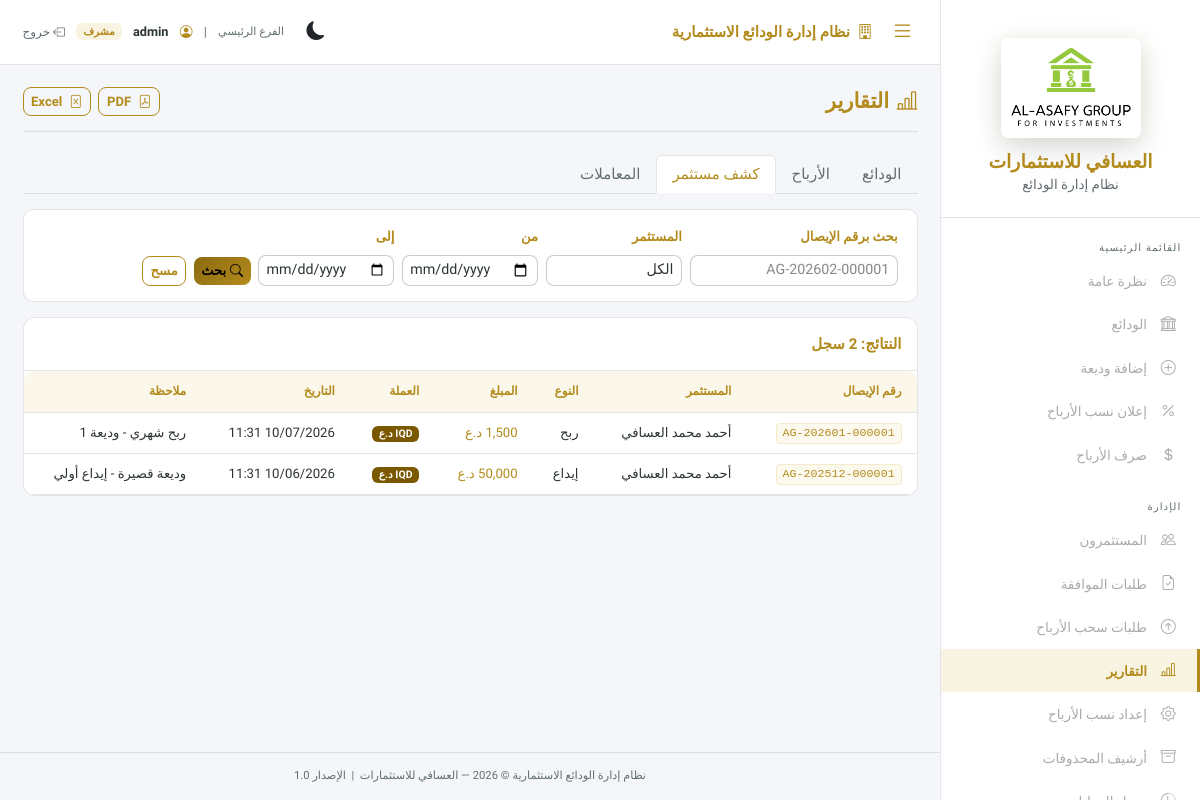
Page /reports.php?report=investor_statement (signed in) on the committed database.
### tables this page shows
CREATE TABLE IF NOT EXISTS `transactions` (
  `id`          INT UNSIGNED NOT NULL AUTO_INCREMENT,
  `receipt_no`  VARCHAR(30) NOT NULL,
  `investor_id` INT UNSIGNED NOT NULL,
  `deposit_id`  INT UNSIGNED NULL,
  `type`        ENUM('deposit','profit','withdraw','profit_accrual','profit_payout','withdrawal_payout','principal_refund','deposit_adjustment') NOT NULL,
  `amount`      DECIMAL(12,2) NOT NULL,
  `currency`    ENUM('IQD','USD') NOT NULL DEFAULT 'IQD',
  `date`        DATETIME NOT NULL DEFAULT CURRENT_TIMESTAMP,
  `note`        VARCHAR(255) NULL,
  `created_at`  DATETIME NOT NULL DEFAULT CURRENT_TIMESTAMP,
  PRIMARY KEY (`id`),
  UNIQUE KEY `uq_receipt_no` (`receipt_no`),
  CONSTRAINT `fk_tx_investor` FOREIGN KEY (`investor_id`) REFERENCES `investors` (`id`),
  CONSTRAINT `fk_tx_deposit`  FOREIGN KEY (`deposit_id`)  REFERENCES `deposits`  (`id`) ON DELETE SET NULL
);

CREATE TABLE IF NOT EXISTS `investors` (
  `id`            INT UNSIGNED NOT NULL AUTO_INCREMENT,
  `full_name`     VARCHAR(150) NOT NULL,
  `phone`         VARCHAR(30)  NOT NULL,
  `city`          VARCHAR(100) NOT NULL DEFAULT '',
  `address`       VARCHAR(255) NULL,
  `notes`         TEXT NULL,
  `national_id`   VARCHAR(30)  NOT NULL DEFAULT '',
  `contract_path` VARCHAR(255) NULL,
  `id_card_path`  VARCHAR(255) NULL,
  `created_at`    DATETIME     NOT NULL DEFAULT CURRENT_TIMESTAMP,
  `updated_at`    DATETIME     NOT NULL DEFAULT CURRENT_TIMESTAMP ON UPDATE CURRENT_TIMESTAMP,
  PRIMARY KEY (`id`)
);

### config/auth.php (called while the page is built, shortened)
<?php
function currentRole(): string {
    return $_SESSION['role'] ?? '';
}
function currentUsername(): string {
    return $_SESSION['username'] ?? '';
}

### public/reports.php (the view, shortened to what this page needs)
<?php
require_once __DIR__ . '/../config/auth.php';
require_once __DIR__ . '/../config/helpers.php';
$pdo = getPDO();
$report = $_GET['report'] ?? 'deposits';
$receiptNo = trim($_GET['receipt_no'] ?? '');
$fDateFrom = $_GET['date_from'] ?? '';
$fDateTo = $_GET['date_to'] ?? '';
$rows = [];
if ($receiptNo) {
    $stmt = $pdo->prepare(
        "SELECT t.*, i.full_name FROM transactions t
         JOIN investors i ON i.id = t.investor_id
         WHERE t.receipt_no LIKE ? ORDER BY t.date DESC"
    );
    $stmt->execute(['%' . $receiptNo . '%']);
    $rows = $stmt->fetchAll();
    $report = 'receipt_search';
} else {
    switch ($report) {
        case 'investor_statement':
            $where = ['1=1'];
            $params = [];
            $stmt = $pdo->prepare(
                "SELECT t.*, i.full_name FROM transactions t
             JOIN investors i ON i.id=t.investor_id
             WHERE " . implode(' AND ', $where) . " ORDER BY t.date DESC"
            );
            $stmt->execute($params);
            $rows = $stmt->fetchAll();
            break;
    }
}
include __DIR__ . '/../includes/header.php';
?>
<div class="layout-wrapper">
    <?php include __DIR__ . '/../includes/sidebar.php'; ?>
    <div class="main-wrapper">
        <?php include __DIR__ . '/../includes/topbar.php'; ?>
        <div class="page-content">
            <div class="page-header">
                <h1 class="page-title"><i class="bi bi-bar-chart-line me-2"></i>التقارير</h1>
                <div class="d-flex gap-2">
                    <a href="/export_pdf.php?<?= htmlspecialchars(http_build_query($_GET)) ?>"
                        class="btn btn-outline-gold btn-sm" target="_blank">
                        <i class="bi bi-file-pdf me-1"></i> PDF
                    </a>
                    <a href="/export_excel.php?<?= htmlspecialchars(http_build_query($_GET)) ?>"
                        class="btn btn-outline-gold btn-sm">
                        <i class="bi bi-file-excel me-1"></i> Excel
                    </a>
                </div>
            </div>
            <form method="get" action="">
                <ul class="nav nav-tabs mb-3" style="border-color:var(--border)">
                    <?php
                    $tabs = ['deposits' => 'الودائع', 'profits' => 'الأرباح', 'investor_statement' => 'كشف مستثمر', 'transactions' => 'المعاملات'];
                    foreach ($tabs as $k => $l):
                        $ac = ($report === $k || ($report === 'receipt_search' && $k === 'transactions')) ? ' active' : '';
                        ?>
                        <li class="nav-item">
                            <a href="?report=<?= $k ?>" class="nav-link<?= $ac ?>"
                                style="<?= $ac ? 'color:var(--gold);border-color:var(--border) var(--border) var(--bg-base)' : 'color:var(--text-muted)' ?>">
                                <?= $l ?>
                            </a>
                        </li>
                    <?php endforeach; ?>
                </ul>
                <div class="filter-bar mb-3">
                    <div class="row g-2 align-items-end">
                        <div class="col-md-3">
                            <label class="form-label">بحث برقم الإيصال</label>
                            <input type="text" name="receipt_no" class="form-control form-control-sm"
                                value="<?= htmlspecialchars($receiptNo) ?>" placeholder="AG-202602-000001">
                        </div>
                        <?php if ($report !== 'receipt_search'): ?>
                            <div class="col-md-2">
                                <label class="form-label">المستثمر</label>
                                <select name="investor_id" class="form-select form-select-sm">
                                    <option value="">الكل</option>
                                </select>
                            </div>
                            <div class="col-md-2">
                                <label class="form-label">من</label>
                                <input type="date" name="date_from" class="form-control form-control-sm"
                                    value="<?= htmlspecialchars($fDateFrom) ?>">
                            </div>
                            <div class="col-md-2">
                                <label class="form-label">إلى</label>
                                <input type="date" name="date_to" class="form-control form-control-sm"
                                    value="<?= htmlspecialchars($fDateTo) ?>">
                            </div>
                        <?php endif; ?>
                        <div class="col-auto">
                            <button type="submit" class="btn btn-gold btn-sm"><i
                                    class="bi bi-search me-1"></i>بحث</button>
                            <a href="reports.php?report=<?= $report ?>" class="btn btn-outline-gold btn-sm ms-1">مسح</a>
                        </div>
                    </div>
                </div>
            </form>
            <div class="table-wrapper">
                <div class="p-3 border-bottom border-gold d-flex justify-content-between">
                    <span class="section-title mb-0">النتائج:
                        <?= count($rows) ?> سجل
                    </span>
                </div>
                <div class="table-responsive">
                    <?php if ($report === 'deposits'): ?>
                        <table class="table table-dark-custom table-hover mb-0">
                            <thead>
                                <tr>
                                    <th>#</th>
                                    <th>المستثمر</th>
                                    <th>النوع</th>
                                    <th>المبلغ</th>
                                    <th>العملة</th>
                                    <th>بداية</th>
                                    <th>نهاية</th>
                                    <th>النسبة</th>
                                    <th>الحالة</th>
                                </tr>
                            </thead>
                            <tbody>
                                <?php foreach ($rows as $r): ?>
                                    <tr>
                                        <td><?= $r['id'] ?></td>
                                        <td><?= htmlspecialchars($r['full_name']) ?></td>
                                        <td><span class="badge <?= typeBadge($r['code']) ?>"><?= htmlspecialchars($r['name_ar']) ?></span></td>
                                        <td class="text-gold"><?= formatMoney($r['amount'], $r['currency'] ?? 'IQD') ?></td>
                                        <td><?= currencyBadge($r['currency'] ?? 'IQD') ?></td>
                                        <td><?= formatDate($r['start_date']) ?></td>
                                        <td><?= formatDate($r['end_date']) ?></td>
                                        <td><?= number_format($r['profit_rate_monthly'] * 100, 3) ?>%</td>
                                        <td><span class="badge <?= statusBadge($r['status']) ?>"><?= arabicStatus($r['status']) ?></span></td>
                                    </tr>
                                <?php endforeach; ?>
                                <?php if (!$rows): ?>
                                    <tr>
                                        <td colspan="9" class="text-center text-muted py-3">لا نتائج</td>
                                    </tr>
                                <?php endif; ?>
                            </tbody>
                        </table>
                    <?php else:  ?>
                        <table class="table table-dark-custom table-hover mb-0">
                            <thead>
                                <tr>
                                    <th>رقم الإيصال</th>
                                    <th>المستثمر</th>
                                    <th>النوع</th>
                                    <th>المبلغ</th>
                                    <th>العملة</th>
                                    <th>التاريخ</th>
                                    <th>ملاحظة</th>
                                </tr>
                            </thead>
                            <tbody>
                                <?php foreach ($rows as $r): ?>
                                    <tr>
                                        <td><span class="receipt-no"><?= htmlspecialchars($r['receipt_no']) ?></span></td>
                                        <td><?= htmlspecialchars($r['full_name']) ?></td>
                                        <td>
                                            <?php
                                            $types = ['deposit' => 'إيداع', 'profit' => 'ربح', 'withdraw' => 'سحب'];
                                            echo $types[$r['type']] ?? $r['type'];
                                            ?>
                                        </td>
                                        <td class="text-gold"><?= formatMoney($r['amount'], $r['currency'] ?? 'IQD') ?></td>
                                        <td><?= currencyBadge($r['currency'] ?? 'IQD') ?></td>
                                        <td><?= date('d/m/Y H:i', strtotime($r['date'])) ?></td>
                                        <td style="max-width:200px"><?= htmlspecialchars($r['note'] ?? '—') ?></td>
                                    </tr>
                                <?php endforeach; ?>
                            </tbody>
                        </table>
                    <?php endif; ?>
                </div>
            </div>
        </div>
        <?php include __DIR__ . '/../includes/footer.php'; ?>

### includes/header.php (shortened to what this page needs)
<?php
$bodyClass = $bodyClass ?? '';
?><!DOCTYPE html>
<html lang="ar" dir="rtl">
<head>
    <link rel="stylesheet" href="https://cdn.jsdelivr.net/npm/bootstrap@5.3.3/dist/css/bootstrap.rtl.min.css">
    <link rel="stylesheet" href="https://cdn.jsdelivr.net/npm/bootstrap-icons@1.11.3/font/bootstrap-icons.min.css">
    <link rel="stylesheet"
        href="/assets/css/theme.css?v=<?= filemtime(__DIR__ . '/../assets/css/theme.css') ?>">
</head>
<body class="<?= htmlspecialchars($bodyClass) ?>">

### includes/sidebar.php (shortened to what this page needs)
<?php
$currentPage = basename($_SERVER['PHP_SELF']);
function sidebarLink(string $href, string $icon, string $label, string $current): string
{
    $active = (basename($href) === $current) ? ' active' : '';
    return "<a href=\"$href\" class=\"sidebar-link$active\"><i class=\"bi bi-$icon\"></i> <span>$label</span></a>";
}
?>
<nav class="sidebar">
    <div class="sidebar-brand">
        <img src="/assets/img/ag-logo.png" alt="الشعار" onerror="this.style.display='none'">
        <div>
            <div class="sidebar-brand-text">العسافي للاستثمارات</div>
            <div class="sidebar-brand-sub">نظام إدارة الودائع</div>
        </div>
    </div>
    <div class="sidebar-nav">
        <div class="nav-section-label">القائمة الرئيسية</div>
        <?= sidebarLink('dashboard.php', 'speedometer2', 'نظرة عامة', $currentPage) ?>
        <?= sidebarLink('deposits.php', 'bank', 'الودائع', $currentPage) ?>
        <?= sidebarLink('deposit_add.php', 'plus-circle', 'إضافة وديعة', $currentPage) ?>
        <?= sidebarLink('declare_rates.php', 'percent', 'إعلان نسب الأرباح', $currentPage) ?>
        <?= sidebarLink('profit_run.php', 'currency-dollar', 'صرف الأرباح', $currentPage) ?>
        <div class="nav-section-label mt-3">الإدارة</div>
        <?= sidebarLink('investors.php', 'people', 'المستثمرون', $currentPage) ?>
        <?= sidebarLink('approval_requests.php', 'file-earmark-check', 'طلبات الموافقة', $currentPage) ?>
        <?= sidebarLink('withdraw_requests.php', 'arrow-up-circle', 'طلبات سحب الأرباح', $currentPage) ?>
        <?= sidebarLink('reports.php', 'bar-chart-line', 'التقارير', $currentPage) ?>
        <?= sidebarLink('settings_deposit_types.php', 'gear', 'إعداد نسب الأرباح', $currentPage) ?>
        <?php if (currentRole() === 'admin'): ?>
            <?= sidebarLink('archived_records.php', 'archive', 'أرشيف المحذوفات', $currentPage) ?>
            <?= sidebarLink('activity_logs.php', 'clock-history', 'سجل العمليات', $currentPage) ?>
        <?php endif; ?>
    </div>
</nav>

### includes/topbar.php (shortened to what this page needs)
<div class="topbar">
    <div class="d-flex align-items-center gap-3">
        <button id="sidebarToggle" class="btn btn-outline-gold border-0 p-1" title="تصغير/توسيع القائمة">
            <i class="bi bi-list fs-4"></i>
        </button>
        <div class="topbar-title">
            <i class="bi bi-building me-1"></i> نظام إدارة الودائع الاستثمارية
        </div>
    </div>
    <div class="topbar-user">
        <button id="themeToggle" class="btn btn-sm btn-outline-secondary border-0 p-1 me-2" title="تغيير المظهر">
            <i class="bi bi-brightness-high fs-5 text-warning"></i>
        </button>
        <span class="text-muted small">الفرع الرئيسي</span>
        <span class="divider-v">|</span>
        <i class="bi bi-person-circle" style="color:var(--gold)"></i>
        <span class="user-name">
            <?= htmlspecialchars(currentUsername()) ?>
        </span>
        <span class="badge" style="background:rgba(212,175,55,0.15);color:var(--gold);font-size:0.7rem">
            <?= currentRole() === 'admin' ? 'مشرف' : 'موظف' ?>
        </span>
        <form method="POST" action="logout.php" class="d-inline m-0 p-0">
            <button type="submit" class="btn-logout border-0 bg-transparent p-0" style="color:inherit;cursor:pointer">
                <i class="bi bi-box-arrow-left"></i> خروج
            </button>
        </form>
    </div>
</div>

### config/helpers.php (shortened to what this page needs)
<?php
function formatMoney(string|float|null $amount, string $currency = 'IQD'): string
{
    $n = (float) $amount;
    return number_format($n, 0) . ' د.ع';
}
function currencyBadge(string $currency): string
{
    return '<span class="badge" style="background:#7a5800;font-size:0.7rem">IQD د.ع</span>';
}

### includes/footer.php (shortened to what this page needs)
<footer class="text-center py-3 mt-auto"
    style="border-top:1px solid var(--border);font-size:0.75rem;color:var(--text-muted)">
    نظام إدارة الودائع الاستثمارية &copy;
    <?= date('Y') ?> — العسافي للاستثمارات &nbsp;|&nbsp; الإصدار 1.0
</footer>
</div>
</div>
</body>
</html>

### rows in the picture
transactions: receipt_no "AG-202601-000001", investor.full_name "أحمد محمد العسافي", type "ربح", formatMoney($r['amount'], $r['currency'] ?? 'IQD') "1,500 د.ع", date "10/07/2026 11:31", note "ربح شهري - وديعة 1"
transactions: receipt_no "AG-202512-000001", investor.full_name "أحمد محمد العسافي", type "إيداع", formatMoney($r['amount'], $r['currency'] ?? 'IQD') "50,000 د.ع", date "10/06/2026 11:31", note "وديعة قصيرة - إيداع أولي"

### other values in the picture
$label "نظرة عامة الودائع إضافة وديعة إعلان نسب الأرباح صرف الأرباح المستثمرون طلبات الموافقة طلبات سحب الأرباح التقارير إعداد نسب الأرباح أرشيف المحذوفات"
currentUsername() "admin"
$l "الودائع"
$l "الأرباح"
$l "كشف مستثمر"
$l "المعاملات"
count($rows) "2"
